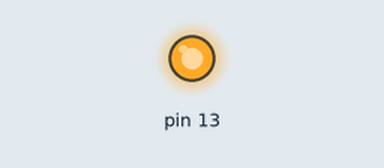
Bench run of a sketch on a simulated Arduino Uno, built with avr-gcc and run on an emulated ATmega328P. Parts: output pins drawn as LEDs (lit = HIGH). What the sketch prints to the serial monitor is not drawn.

Above: at 1.1 s.
At 36.6 s:
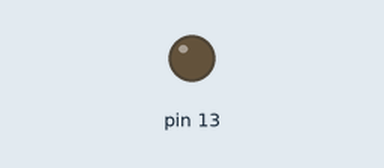
Timing chart, 0 to 41.0 s (numbered marks = the images above):
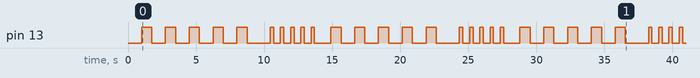

Measured:
- by itself, pin 13: repeats every 13.9 s: 4 × (LOW 1.0 s, HIGH 0.75 s), LOW 1.7 s, 4 × (HIGH 0.25 s, LOW 0.50 s), HIGH 0.25 s, LOW 1.2 s, HIGH 0.75 s
- by itself, everything shown: repeats every 13.9 s, in 20 steps

The sketch:

arduinoMorse.ino
```cpp
// Morse code representation for each character
const char* morseCode[36] = {
  ".-", "-...", "-.-.", "-..", ".", "..-.", "--.", "....", "..", ".---", "-.-", ".-..", "--",
  "-.", "---", ".--.", "--.-", ".-.", "...", "-", "..-", "...-", ".--", "-..-", "-.--", "--..",
  "-----", ".----", "..---", "...--", "....-", ".....", "-....", "--...", "---..", "----."
};

void setup() {
  Serial.begin(9600);
  delay(1000);

  Serial.println("## 1764Snippets");
  Serial.println("## Hardware Arduino UNO Morse Code Blink");
  pinMode(13, OUTPUT);
}

void loop() {
  String message = "0505050505";
  sendMorse(message);
  delay(10000); // Wait for 3 seconds before repeating
}

void sendMorse(String message) {
  for (int i = 0; i < message.length(); i++) {
    char c = message.charAt(i);
    if (c >= 'A' && c <= 'Z') {
      transmitMorseCode(morseCode[c - 'A']);
    } else if (c >= '0' && c <= '9') {
      transmitMorseCode(morseCode[c - '0' + 26]);
    }
    delay(700); // Space between letters
  }
}

void transmitMorseCode(const char* morse) {
  for (int i = 0; morse[i] != '\0'; i++) {
    if (morse[i] == '.') {
      blinkLED(250); // Dot
    } else if (morse[i] == '-') {
      blinkLED(750); // Dash
    }
    delay(250); // Space between dots/dashes
  }
}

void blinkLED(int duration) {
  digitalWrite(13, HIGH);
  delay(duration);
  digitalWrite(13, LOW);
  delay(duration);
}
```
